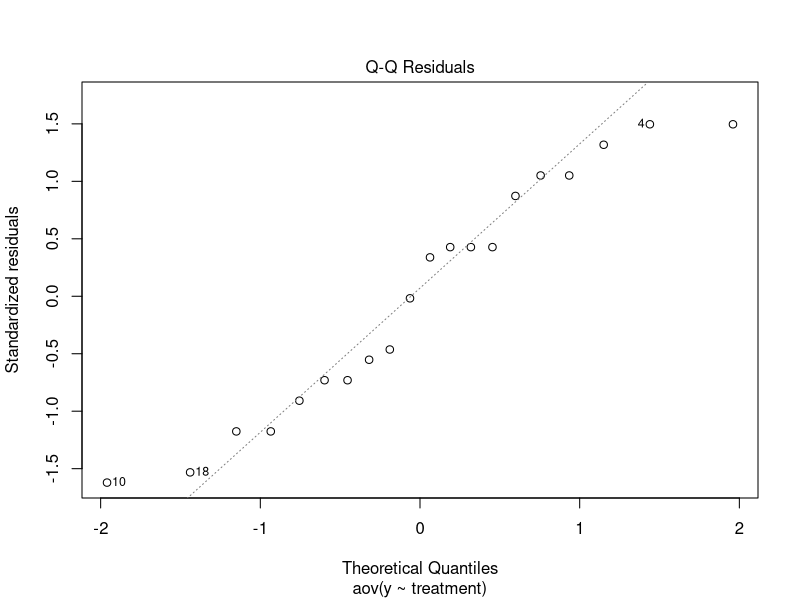
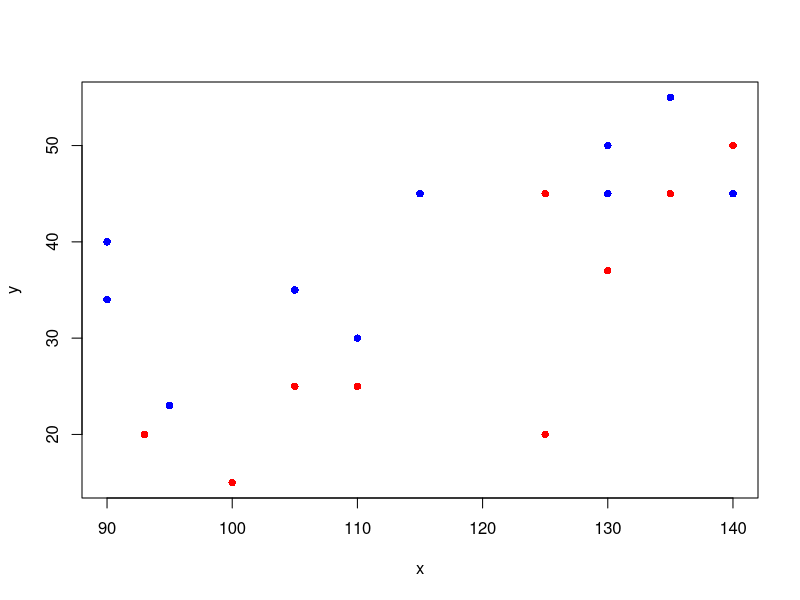
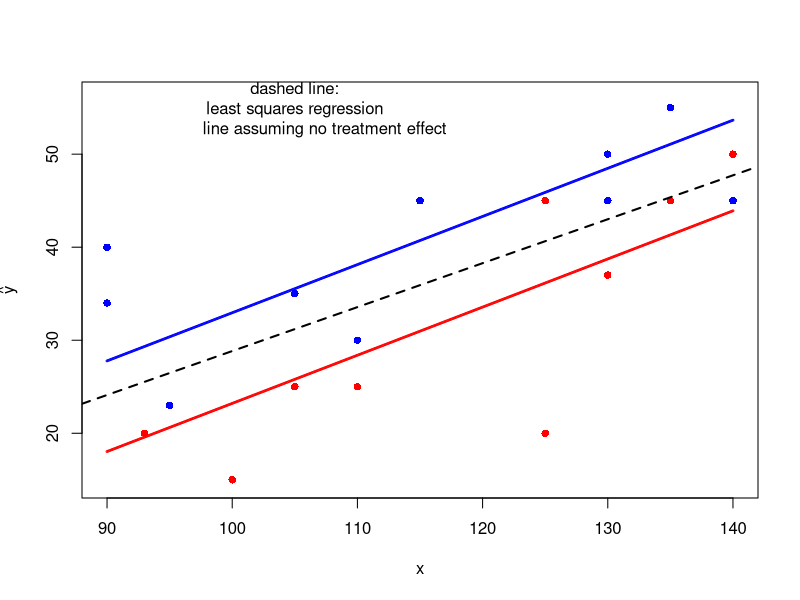
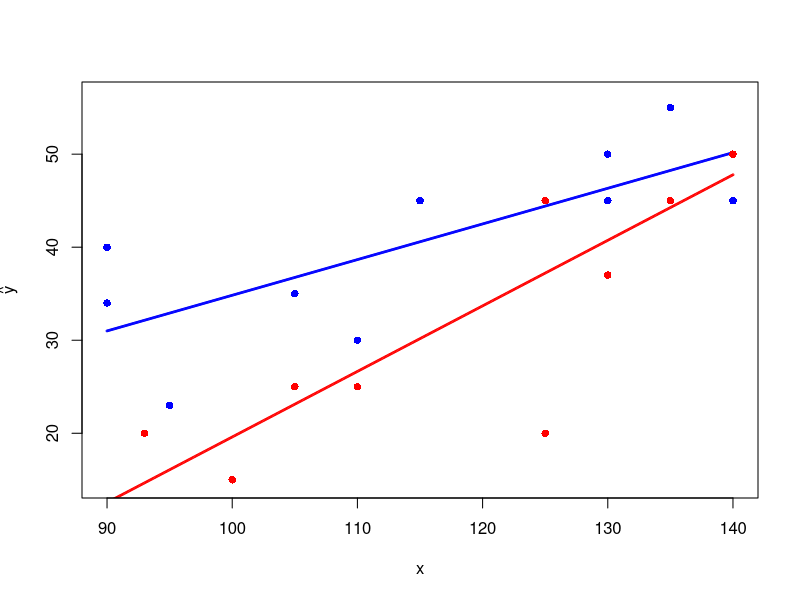

Generate these figures, in order, with R:
##########################################################################
#
#
# R-code for Ch.~9: Analysis of Covariance (ANCOVA)
#
#
##########################################################################
ls()
rm(list = ls())
##########################################################################
# Blood Pressure Data
##########################################################################

n <- 10 # number
t <- 2  # number of treatments
N <- n*t # replicates x t
data <- data.frame(x = c(135, 125, 125, 130, 105, 130, 140, 93, 110, 100, 
                         90, 135, 130, 115, 110, 140, 130, 95, 90, 105),
                   y = c(45, 45, 20, 50, 25, 37, 50, 20, 25, 15,
                         34, 55, 50, 45, 30, 45, 45, 23, 40, 35),
                   treatment = as.factor(rep(c("A", "B"), each = n))) 



# standard ANOVA:
aov0 <- aov(y ~ treatment, contrasts = list(treatment = "contr.sum"), data = data)
summary(aov0)

# Normal Q-Q plot
plot(aov0, which = 2)

# scatter-plot Y vs. X

plot(data$x, data$y, xlab = "x", ylab = "y",
    col = ifelse(data$treatment == "A", "red", "blue"),
    pch = 16)

# fit ANCOVA model II
ancova2 <- lm(y ~ I(x - mean(x)) + treatment, contrasts = list(treatment = "contr.sum"), data = data) 
summary(ancova2)
anova(ancova2)

# ANCOVA model I
ancova1 <- lm(y ~ x + treatment, contrasts = list(treatment = "contr.sum"), data = data) 
summary(ancova1)
anova(ancova1)

# visualizing the least squares fit:

xgrid <- seq(from = min(data$x), to = max(data$x), by = 0.1)
pred_grid <- predict(ancova1, newdata = data.frame(x = c(xgrid, xgrid), treatment = rep(c("A", "B"), times = length(xgrid))))

plot(c(xgrid, xgrid), pred_grid, cex = 0.25, col = rep(c("red", "blue"), times = length(xgrid)),
     xlab = "x", ylab = expression(hat(y)), ylim = range(data$y) * c(.98, 1.02))
points(data$x, data$y, col = ifelse(data$treatment == "A", "red", "blue"),
    pch = 16) 

abline(coef(lm(y ~ x, data = data)), lwd = 2, lty = "dashed")
text(105, 55, labels = "dashed line:\n least squares regression \n            line assuming no treatment effect")


### Error decomposition, AOV table calculations

attach(data)
SSy <- sum((y - mean(y))^2)
SSx <- sum((x - mean(x))^2)           
SP_xy <- sum((y - mean(y))*(x - mean(x)))

SS_covar <- SP_xy^2 / SSx

SSy_star <- sum(tapply(y, INDEX = treatment, function(z) sum((z - mean(z))^2)))
SSx_star <- sum(tapply(x, INDEX = treatment, function(z) sum((z - mean(z))^2)))
SSxy_star <- sum(unlist(tapply(x, INDEX = treatment, function(z) z - mean(z))) *
             unlist(tapply(y, INDEX = treatment, function(z) z - mean(z)))) 
SS_Tradj <- (SSy - SS_covar) - (SSy_star - SSxy_star^2 / SSx_star)

SSE <- SSy_star - SSxy_star^2 / SSx_star

print(SS_covar); print(SS_Tradj); print(SSE)
anova(ancova2)

### ANCOVA model III -- baseline constraint 

ancova3 <- lm(y ~ x + treatment, contrasts = list(treatment = "contr.treatment"), data = data) 
summary(ancova3)
anova(ancova3)

### ANCOVA model IV -- models with different regression slopes (aka interaction model)

xA <- x * (treatment == "A")
xB <- x * (treatment == "B")

# -1 on the right hand side of the model formula: drop global intercept
ancova4 <- lm(y ~ xA + xB  + treatment, contrasts = list(treatment = "contr.treatment"), data = data) 
summary(ancova4)
anova(ancova4)

### ANCOVA model V -- "proper" interaction model with referece coding 
ancova5 <- lm(y ~ x*treatment, contrasts = list(treatment = "contr.treatment"), data = data) 
summary(ancova5)

### Visualization

pred_grid_int <- predict(ancova5, newdata = data.frame(x = c(xgrid, xgrid), treatment = rep(c("A", "B"), times = length(xgrid))))

plot(c(xgrid, xgrid), pred_grid_int, cex = 0.25, col = rep(c("red", "blue"), times = length(xgrid)),
     xlab = "x", ylab = expression(hat(y)), ylim = range(data$y) * c(.98, 1.02))
points(data$x, data$y, col = ifelse(data$treatment == "A", "red", "blue"),
    pch = 16) 

##########################################################################################################
